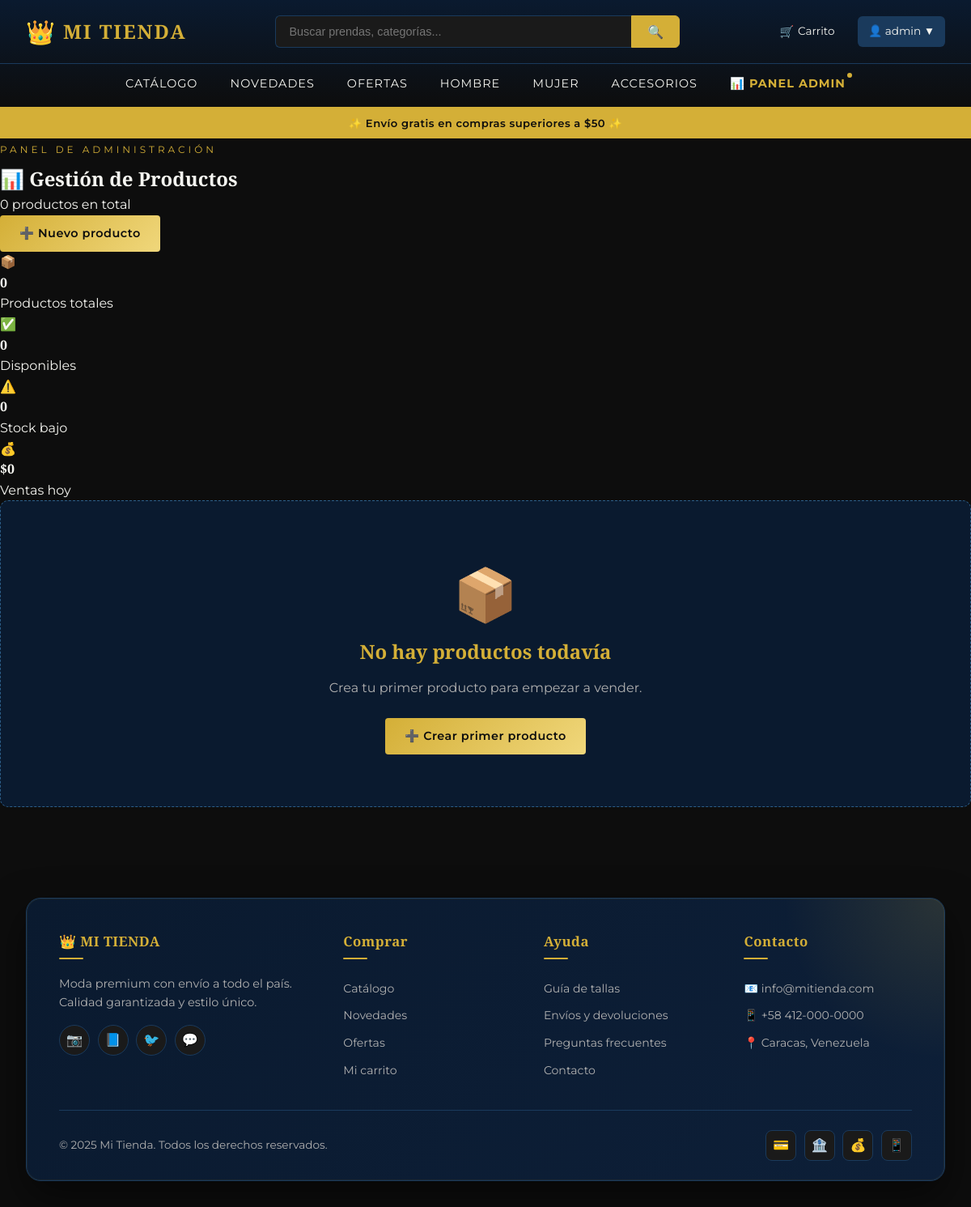
Before: /admin-productos/ (signed in) with the older database file.
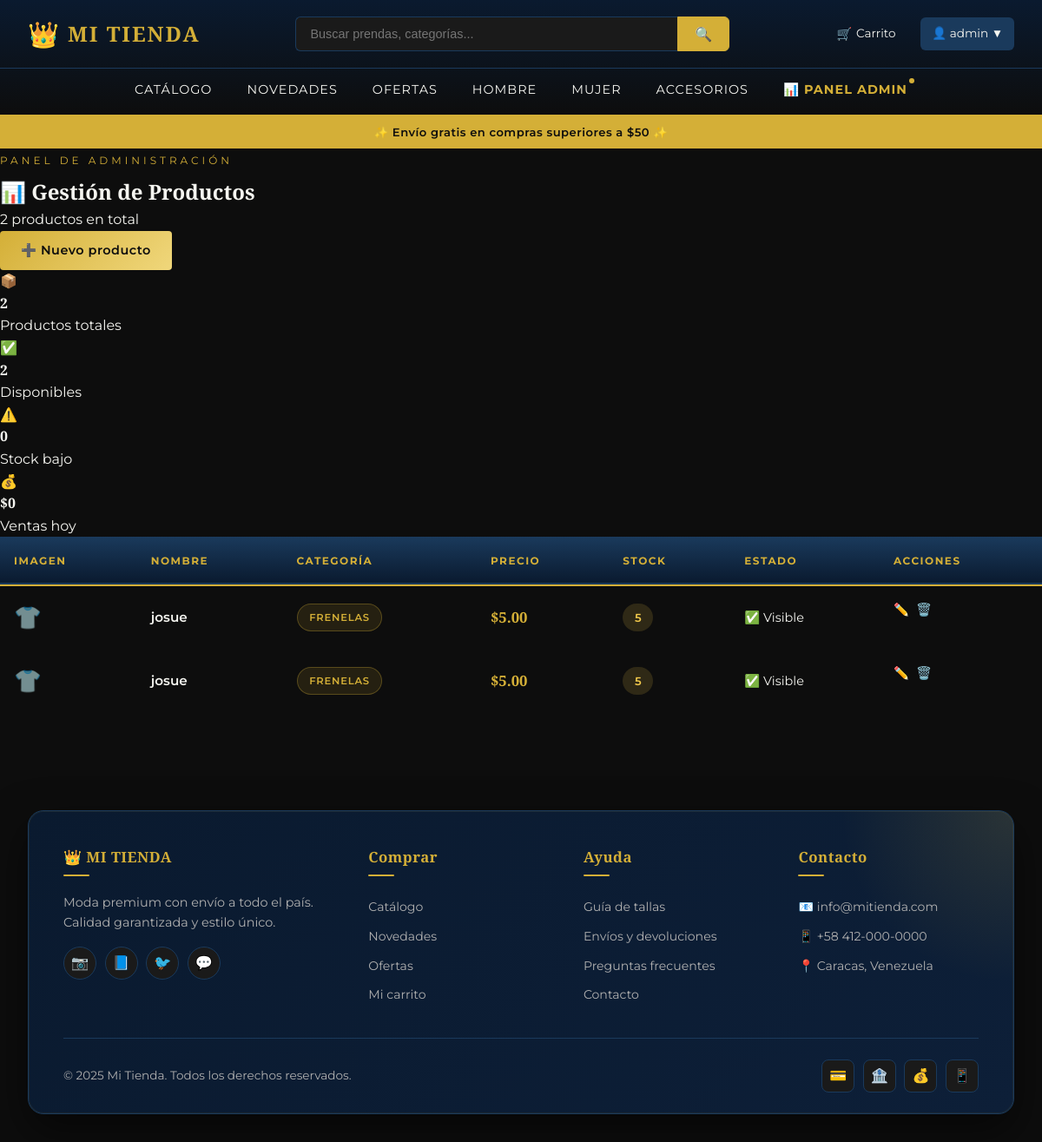
After: the same page with the newer database file.
### tienda/tienda/models.py (models this page shows, shortened)
class Producto(models.Model):
    nombre = models.CharField(max_length=200)
    descripcion = models.TextField()
    precio = models.DecimalField(max_digits=10, decimal_places=2)
    stock = models.IntegerField(default=0)
    imagen = models.ImageField(upload_to='productos/', blank=True, null=True)
    categoria = models.ForeignKey(Categoria, on_delete=models.CASCADE, related_name='productos')
    disponible = models.BooleanField(default=True)
    creado = models.DateTimeField(auto_now_add=True)
    class Meta:
        verbose_name = "Producto"
        verbose_name_plural = "Productos"
        ordering = ['-creado']

class Categoria(models.Model):
    nombre = models.CharField(max_length=100)
    descripcion = models.TextField(blank=True)
    class Meta:
        verbose_name = "Categoría"
        verbose_name_plural = "Categorías"

### tienda/tienda/views.py (the view)
# urls.py: path('admin-productos/', views.lista_admin, name='lista_admin'),
@staff_member_required
def lista_admin(request):
    productos = Producto.objects.all().order_by('-creado')
    total_productos = productos.count()
    productos_disponibles = productos.filter(disponible=True, stock__gt=0).count()
    productos_sin_stock = productos.filter(stock=0).count()
    productos_stock_bajo = productos.filter(stock__gt=0, stock__lte=5).count()
    valor_inventario = productos.aggregate(
        total=Sum(F('precio') * F('stock'))
    )['total'] or 0
    from datetime import date, timedelta
    hoy = date.today()
    ventas_hoy = Pedido.objects.filter(
        creado__date=hoy,
        estado__in=['pagado', 'enviado', 'entregado']
    ).aggregate(total=Sum('total'))['total'] or 0
    productos_agotados = productos.filter(stock=0)
    return render(request, 'tienda/lista_admin.html', {
        'productos': productos,
        'total_productos': total_productos,
        'productos_disponibles': productos_disponibles,
        'productos_sin_stock': productos_sin_stock,
        'productos_stock_bajo': productos_stock_bajo,
        'productos_agotados': productos_agotados,
        'valor_inventario': valor_inventario,
        'ventas_hoy': ventas_hoy,
    })

### templates/tienda/lista_admin.html (shortened to what this page needs)
{% extends 'tienda/_base.html' %}
{% load static %}
{% block contenido %}
<section class="seccion-admin-panel">
    <div class="admin-header">
        <div>
            <span class="seccion-tag">PANEL DE ADMINISTRACIÓN</span>
            <h2>📊 Gestión de Productos</h2>
            <p>{{ productos|length }} producto{{ productos|length|pluralize }} en total</p>
        </div>
        <a href="{% url 'crear_producto' %}" class="btn-dorado">➕ Nuevo producto</a>
    </div>
    <div class="admin-stats">
        <div class="stat-card">
            <span class="stat-icon">📦</span>
            <div>
                <h4>{{ productos|length }}</h4>
                <p>Productos totales</p>
            </div>
        </div>
        <div class="stat-card">
            <span class="stat-icon">✅</span>
            <div>
                <h4>{{ productos|length }}</h4>
                <p>Disponibles</p>
            </div>
        </div>
        <div class="stat-card">
            <span class="stat-icon">⚠️</span>
            <div>
                <h4>0</h4>
                <p>Stock bajo</p>
            </div>
        </div>
        <div class="stat-card">
            <span class="stat-icon">💰</span>
            <div>
                <h4>$0</h4>
                <p>Ventas hoy</p>
            </div>
        </div>
    </div>
    {% if productos %}
    <div class="admin-tabla-wrapper">
        <table class="admin-tabla">
            <thead>
                <tr>
                    <th>Imagen</th>
                    <th>Nombre</th>
                    <th>Categoría</th>
                    <th>Precio</th>
                    <th>Stock</th>
                    <th>Estado</th>
                    <th>Acciones</th>
                </tr>
            </thead>
            <tbody>
                {% for p in productos %}
                <tr>
                    <td>
                        {% if p.imagen %}
                        <img src="{{ p.imagen.url }}" alt="{{ p.nombre }}" class="tabla-img">
                        {% else %}
                        <div class="tabla-img sin-imagen-mini">👕</div>
                        {% endif %}
                    </td>
                    <td>
                        <a href="{% url 'detalle_producto' p.pk %}" class="tabla-nombre">
                            {{ p.nombre }}
                        </a>
                    </td>
                    <td><span class="tabla-categoria">{{ p.categoria.nombre }}</span></td>
                    <td><strong class="tabla-precio">${{ p.precio }}</strong></td>
                    <td>
                        {% if p.stock > 10 %}
                            <span class="badge-stock ok">{{ p.stock }}</span>
                        {% elif p.stock > 0 %}
                            <span class="badge-stock low">{{ p.stock }}</span>
                        {% else %}
                            <span class="badge-stock out">Agotado</span>
                        {% endif %}
                    </td>
                    <td>
                        {% if p.disponible %}
                            <span class="badge-disponible">✅ Visible</span>
                        {% else %}
                            <span class="badge-oculto">🚫 Oculto</span>
                        {% endif %}
                    </td>
                    <td class="tabla-acciones">
                        <a href="{% url 'editar_producto' p.pk %}" class="btn-icon edit" title="Editar">✏️</a>
                        <a href="{% url 'eliminar_producto' p.pk %}" class="btn-icon delete" title="Eliminar">🗑️</a>
                    </td>
                </tr>
                {% endfor %}
            </tbody>
        </table>
    </div>
    {% else %}
    <div class="sin-productos">
        <span style="font-size:4rem;">📦</span>
        <h3>No hay productos todavía</h3>
        <p>Crea tu primer producto para empezar a vender.</p>
        <a href="{% url 'crear_producto' %}" class="btn-dorado">➕ Crear primer producto</a>
    </div>
    {% endif %}
</section>
{% endblock %}

Changed rows visible on the page:
added Producto: nombre "josue", categoria.nombre "FRENELAS", precio "5.00", stock "5", disponible "✅ Visible"
added Producto: nombre "josue", categoria.nombre "FRENELAS", precio "5.00", stock "5", disponible "✅ Visible"
Other visible differences:
{{ productos|length }}: "0" → "2"
text no longer shown: "📦 No hay productos todavía Crea tu primer producto para empezar a vender. ➕ Crear primer producto"
text now shown: "IMAGEN NOMBRE CATEGORÍA PRECIO STOCK ESTADO ACCIONES"
